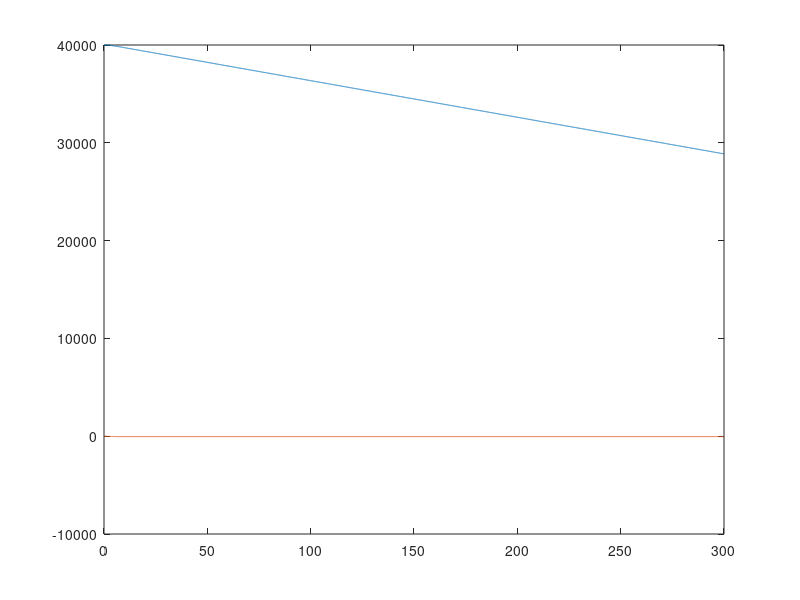
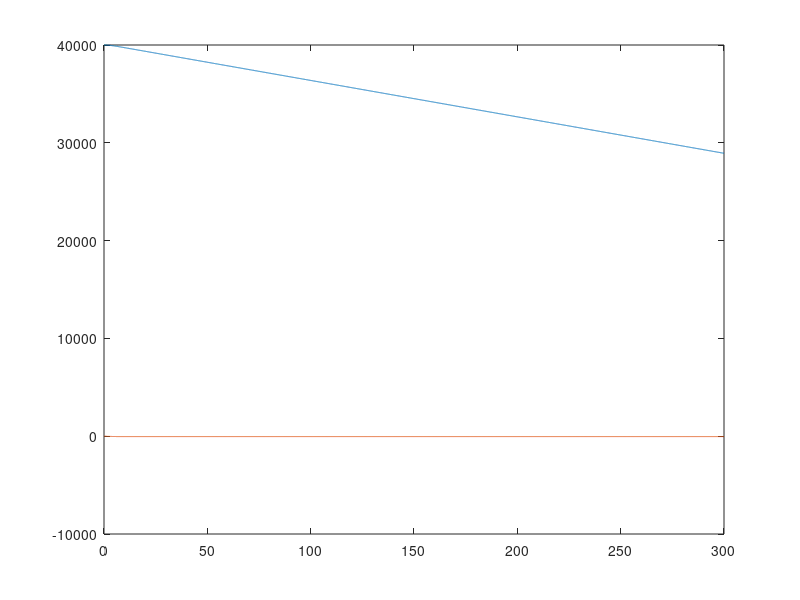

The MATLAB source for these figures, in order: (Note: this script raises an error after producing the figures.)
% 1)
% y'(0) = 0
g_0 = 9.81;
ro_z = 1.225;
c_u = 1;
S = 1.2;
m = 105;

t_K = 300;
t = linspace(0, t_K, 10000);

nekonkreten_f = @(g, ro_z, c_u, S, m, y_) -g - (ro_z .* c_u .* S./(2.*m)).*y_.*abs(y_);
f = @(y_) nekonkreten_f(g_0, ro_z, c_u, S, m, y_);  % konkreten f
F = @(t, Y) [Y(2) f(Y(2))]';
[~, y_in_y_] = ode45(F, t, [40000 0]);  % čeprav v teoriji začetni pogoj
% za y ne vpliva, se dejansko ode45 drugače obnaša, če damo namesto 40000
% kako drugo cifro

% y je pot, y_ pa hitrost
y = y_in_y_(:, 1);
y_ = y_in_y_(:, 2);

plot(t, y);
hold on
plot(t, y_)
povp_hitrost = sum(y_)/length(y_);  % length(y_) je 10000
fprintf('Povprečna hitrost pride %2.15f\n', povp_hitrost)  % zaokroži na 15 decimalnih mest, + 2 mesti pred piko
% pride -37.103943921425703

% 2)
% v limiti se bo hitrost ustalila na neki vrednosti, torej je pospešek 0
% torej je y'' = 0
% zdaj pa čist algebraično (ne numerično) rešimo enačbo, da izrazimo y'
% pride y'*abs(y') = -g_0/(ro_z * c_u * S/(2*m))
% desna stran je negativna, torej bo y' negativen (no, to smo že vedeli)
% torej y' = -sqrt(g_0/(ro_z * c_u * S/(2*m)))
y_ = -sqrt(g_0/(ro_z * c_u * S/(2*m)));
fprintf('Limitna hitrost pride %2.15f\n', y_)
% pride -37.435659089009924

% 3)
r = 6371 * 1000;
g = @(y) g_0 .* (r./(r + y)).^2;

f = @(y, y_) nekonkreten_f(g(y), ro_z, c_u, S, m, y_);

F = @(t, Y) [Y(2) f(Y(1), Y(2))]';
[~, y_in_y_] = ode45(F, t, [40000 0]);

y = y_in_y_(:, 1);
y_ = y_in_y_(:, 2);

figure
plot(t, y);
hold on
plot(t, y_)
fprintf("Višina padalca po %d sekundah je %.15d metrov.\n", t_K, y(end))
% pride 2.892887963680784 * 10^4

% 4)
visine = [0 : 2000 : 10000, 15000 : 5000 : 30000, 40000];
gostote = [1.225 1.007 0.8194 0.6601 0.5258 0.4135 0.1948 0.08891 0.04008 0.01841 0.003996];
n = length(visine);
transformacija = @(x) ((x - 40000)./40000).^2;
visine = transformacija(visine);
A = [(1 : n)', visine', visine.^2'];
x = lsqr(A, gostote');  % least squares
% naš polinom:
ro_z = @(y) x(1) + x(2).*transformacija(y) + x(3).*transformacija(y).^2;


f = @(y, y_) nekonkreten_f(g(y), ro_z(y), c_u, S, m, y_);

F = @(t, Y) [Y(2) f(Y(1), Y(2))]';
[~, y_in_y_] = ode45(F, t, [40000 0]);
y = y_in_y_(:, 1);
y_ = y_in_y_(:, 2);

figure
plot(t, y);
hold on
plot(t, y_)
fprintf("Višina padalca po %d sekundah je %.15d metrov.\n", t_K, y(end))
% pride napačnih 3.883342248396916e+03. Prav naj bi blo 4.226372472678798e+03
